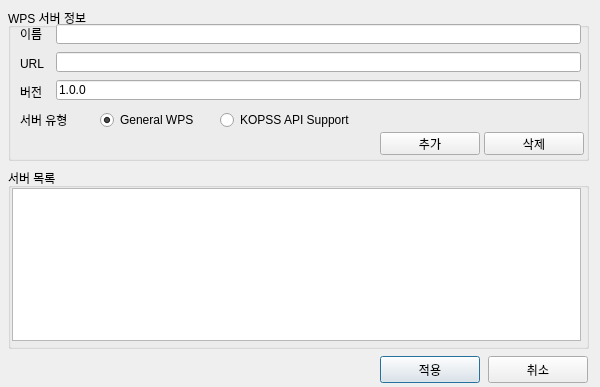
<?xml version="1.0" encoding="UTF-8"?>
<ui version="4.0">
 <class>frmServerManager</class>
 <widget class="QDialog" name="frmServerManager">
  <property name="windowModality">
   <enum>Qt::WindowModal</enum>
  </property>
  <property name="geometry">
   <rect>
    <x>0</x>
    <y>0</y>
    <width>600</width>
    <height>387</height>
   </rect>
  </property>
  <property name="sizePolicy">
   <sizepolicy hsizetype="Fixed" vsizetype="Fixed">
    <horstretch>0</horstretch>
    <verstretch>0</verstretch>
   </sizepolicy>
  </property>
  <property name="maximumSize">
   <size>
    <width>600</width>
    <height>387</height>
   </size>
  </property>
  <property name="windowTitle">
   <string>WPS 서버 관리</string>
  </property>
  <property name="modal">
   <bool>true</bool>
  </property>
  <widget class="QPushButton" name="btnOk">
   <property name="geometry">
    <rect>
     <x>380</x>
     <y>356</y>
     <width>100</width>
     <height>27</height>
    </rect>
   </property>
   <property name="maximumSize">
    <size>
     <width>16777215</width>
     <height>50</height>
    </size>
   </property>
   <property name="layoutDirection">
    <enum>Qt::LeftToRight</enum>
   </property>
   <property name="text">
    <string>적용</string>
   </property>
  </widget>
  <widget class="QGroupBox" name="grpList">
   <property name="geometry">
    <rect>
     <x>8</x>
     <y>168</y>
     <width>581</width>
     <height>181</height>
    </rect>
   </property>
   <property name="title">
    <string>서버 목록</string>
   </property>
   <widget class="QTableWidget" name="tblServer">
    <property name="geometry">
     <rect>
      <x>4</x>
      <y>20</y>
      <width>569</width>
      <height>153</height>
     </rect>
    </property>
    <property name="sizePolicy">
     <sizepolicy hsizetype="Expanding" vsizetype="Expanding">
      <horstretch>0</horstretch>
      <verstretch>0</verstretch>
     </sizepolicy>
    </property>
    <property name="selectionMode">
     <enum>QAbstractItemView::ExtendedSelection</enum>
    </property>
    <property name="selectionBehavior">
     <enum>QAbstractItemView::SelectRows</enum>
    </property>
   </widget>
  </widget>
  <widget class="QPushButton" name="btnCancel">
   <property name="geometry">
    <rect>
     <x>488</x>
     <y>356</y>
     <width>100</width>
     <height>27</height>
    </rect>
   </property>
   <property name="maximumSize">
    <size>
     <width>16777215</width>
     <height>50</height>
    </size>
   </property>
   <property name="layoutDirection">
    <enum>Qt::LeftToRight</enum>
   </property>
   <property name="text">
    <string>취소</string>
   </property>
  </widget>
  <widget class="QGroupBox" name="grpWPS">
   <property name="geometry">
    <rect>
     <x>8</x>
     <y>8</y>
     <width>581</width>
     <height>153</height>
    </rect>
   </property>
   <property name="title">
    <string>WPS 서버 정보</string>
   </property>
   <widget class="QLabel" name="label">
    <property name="geometry">
     <rect>
      <x>12</x>
      <y>20</y>
      <width>56</width>
      <height>12</height>
     </rect>
    </property>
    <property name="text">
     <string>이름</string>
    </property>
   </widget>
   <widget class="QLineEdit" name="txtName">
    <property name="geometry">
     <rect>
      <x>48</x>
      <y>16</y>
      <width>525</width>
      <height>20</height>
     </rect>
    </property>
   </widget>
   <widget class="QLabel" name="label_2">
    <property name="geometry">
     <rect>
      <x>12</x>
      <y>48</y>
      <width>37</width>
      <height>16</height>
     </rect>
    </property>
    <property name="text">
     <string>URL</string>
    </property>
   </widget>
   <widget class="QLabel" name="label_3">
    <property name="geometry">
     <rect>
      <x>12</x>
      <y>76</y>
      <width>37</width>
      <height>16</height>
     </rect>
    </property>
    <property name="text">
     <string>버전</string>
    </property>
   </widget>
   <widget class="QLineEdit" name="txtURL">
    <property name="geometry">
     <rect>
      <x>48</x>
      <y>44</y>
      <width>525</width>
      <height>20</height>
     </rect>
    </property>
   </widget>
   <widget class="QLineEdit" name="txtVersion">
    <property name="geometry">
     <rect>
      <x>48</x>
      <y>72</y>
      <width>525</width>
      <height>20</height>
     </rect>
    </property>
    <property name="text">
     <string>1.0.0</string>
    </property>
   </widget>
   <widget class="QLabel" name="label_4">
    <property name="geometry">
     <rect>
      <x>12</x>
      <y>104</y>
      <width>57</width>
      <height>16</height>
     </rect>
    </property>
    <property name="text">
     <string>서버 유형</string>
    </property>
   </widget>
   <widget class="QRadioButton" name="optGeneral">
    <property name="geometry">
     <rect>
      <x>92</x>
      <y>104</y>
      <width>109</width>
      <height>16</height>
     </rect>
    </property>
    <property name="text">
     <string>General WPS</string>
    </property>
    <property name="checked">
     <bool>true</bool>
    </property>
   </widget>
   <widget class="QRadioButton" name="optKopss">
    <property name="geometry">
     <rect>
      <x>212</x>
      <y>104</y>
      <width>145</width>
      <height>16</height>
     </rect>
    </property>
    <property name="text">
     <string>KOPSS API Support</string>
    </property>
   </widget>
   <widget class="QPushButton" name="btnAdd">
    <property name="geometry">
     <rect>
      <x>372</x>
      <y>124</y>
      <width>100</width>
      <height>23</height>
     </rect>
    </property>
    <property name="text">
     <string>추가</string>
    </property>
   </widget>
   <widget class="QPushButton" name="btnDelete">
    <property name="geometry">
     <rect>
      <x>476</x>
      <y>124</y>
      <width>100</width>
      <height>23</height>
     </rect>
    </property>
    <property name="text">
     <string>삭제</string>
    </property>
   </widget>
  </widget>
 </widget>
 <tabstops>
  <tabstop>tblServer</tabstop>
 </tabstops>
 <resources/>
 <connections/>
</ui>
